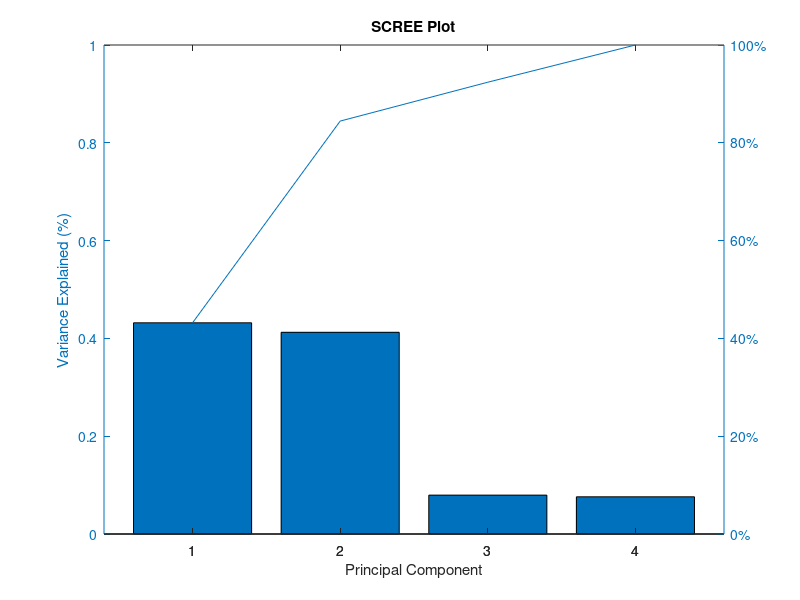

Recreate this plot in MATLAB. (Note: this script raises an error after producing the figure.)
% @Author: Athul Vijayan
% @Date:   2014-05-09 20:40:27
% @Last Modified by:   Athul Vijayan
% @Last Modified time: 2014-05-10 11:37:43
clear('all');
clc
load ('WDNdata.mat')

% =====================================Problem 2 ======================================

Fmeas = [Fmeas(:,1) Fmeas(:,3:5)];
% Apply PCA
[eigVecs, scores, eigVals] = princomp(Fmeas);
% Now if we plot SCREE plot
for i=1:size(eigVals)
	explained(i) = eigVals(i)/sum(eigVals);
end
figure
pareto(explained)
title('SCREE Plot')
xlabel('Principal Component')
ylabel('Variance Explained (%)')
disp([' It is evident from the SCREE Plot that first two principle '...  
	'components are much dominant than others in capturing variance'])


scores = Fmeas*eigVecs(:,1:2);
Fmeas = scores*eigVecs(:,1:2)';
% Now if we convert it back to initial coordinates, we will get the denoised data since we removed the
% terms curresponding to low variances
% Now we find the constraint matrix. For that we assume that the two components having largest variances
% are independent measurements and we use OLS to predict the other two as weighted sum of these
% with this we can get the constraint matrix
% Now we consider first three flow measures as linearly independent, we can estimate a constraint matrix using OLS
X = Fmeas(:,1:3);
Z = Fmeas(:,4);       % measured value
theta = inv(X'*X)*X'*Z;    % weights
Zhat = X*theta;    % predicted values
estdA = [theta ; -1];
disp('The estimated constraint matrix with first two flow measures as independent vectors')
estdA
% Now we have to find true constraint matrix from last problem loaded in the beginning
% Since we do not have F2 and F5, the constraint matrix of measured variables is
A = [1 -1 -1 -1];    %from the eqn F1-F2-F3-F4=0
% rowpaceA = colspace(A')
% rowspaceEstdA = colspace(estdA)
angle = subspace(A, estdA)
